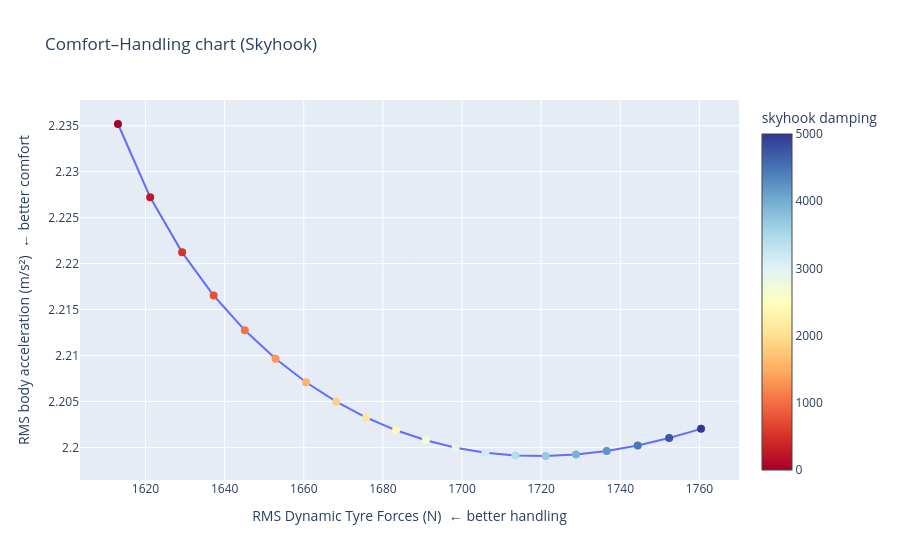

The notebook cell saved with this chart:
### Code cell
c_sky_range = np.linspace(0, 5000, 20)

fig4a = sweep_and_plot(
    sweep_values=c_sky_range,
    controller_factory=lambda c: SkyhookDamper(c),
    sweep_label=lambda c: f"damping={c:.2f}",
    title="Comfort–Handling chart (Skyhook)",
    xaxis_title="RMS Dynamic Tyre Forces (N)  ← better handling",
    yaxis_title="RMS body acceleration (m/s²)  ← better comfort",
    colorbar_title="skyhook damping",
)
fig4a.show()
fig4a.write_image(str(IMG_DIR / 'skyhook_pareto.png'), width=900, height=600, scale=2)

### Figure 1 — Plotly figure (JSON) as saved in the notebook; plotly's stock layout.template omitted (floating-point values rounded to 4 significant figures)
{"data": [{"hovertemplate": "%{text}<br>Tyre: %{x:.1f} N<br>RMS: %{y:.3f} m/s²", "marker": {"color": [0.0, 263.2, 526.3, 789.5, 1053.0, 1316.0, 1579.0, 1842.0, 2105.0, 2368.0, 2632.0, 2895.0, 3158.0, 3421.0, 3684.0, 3947.0, 4211.0, 4474.0, 4737.0, 5000.0], "colorbar": {"title": {"text": "skyhook damping"}}, "colorscale": [[0, "rgb(165,0,38)"], [0.1, "rgb(215,48,39)"], [0.2, "rgb(244,109,67)"], [0.3, "rgb(253,174,97)"], [0.4, "rgb(254,224,144)"], [0.5, "rgb(255,255,191)"], [0.6, "rgb(224,243,248)"], [0.7, "rgb(171,217,233)"], [0.8, "rgb(116,173,209)"], [0.9, "rgb(69,117,180)"], [1, "rgb(49,54,149)"]], "size": 8}, "mode": "lines+markers", "text": ["damping=0.00", "damping=263.16", "damping=526.32", "damping=789.47", "damping=1052.63", "damping=1315.79", "damping=1578.95", "damping=1842.11", "damping=2105.26", "damping=2368.42", "damping=2631.58", "damping=2894.74", "damping=3157.89", "damping=3421.05", "damping=3684.21", "damping=3947.37", "damping=4210.53", "damping=4473.68", "damping=4736.84", "damping=5000.00"], "type": "scatter", "x": [1613.0, 1621.0, 1629.0, 1637.0, 1645.0, 1653.0, 1661.0, 1668.0, 1676.0, 1683.0, 1691.0, 1698.0, 1706.0, 1714.0, 1721.0, 1729.0, 1737.0, 1744.0, 1752.0, 1760.0], "y": [2.235, 2.227, 2.221, 2.217, 2.213, 2.21, 2.207, 2.205, 2.203, 2.202, 2.201, 2.2, 2.199, 2.199, 2.199, 2.199, 2.2, 2.2, 2.201, 2.202]}], "layout": {"title": {"text": "Comfort–Handling chart (Skyhook)"}, "xaxis": {"title": {"text": "RMS Dynamic Tyre Forces (N)  ← better handling"}}, "yaxis": {"title": {"text": "RMS body acceleration (m/s²)  ← better comfort"}}}}
